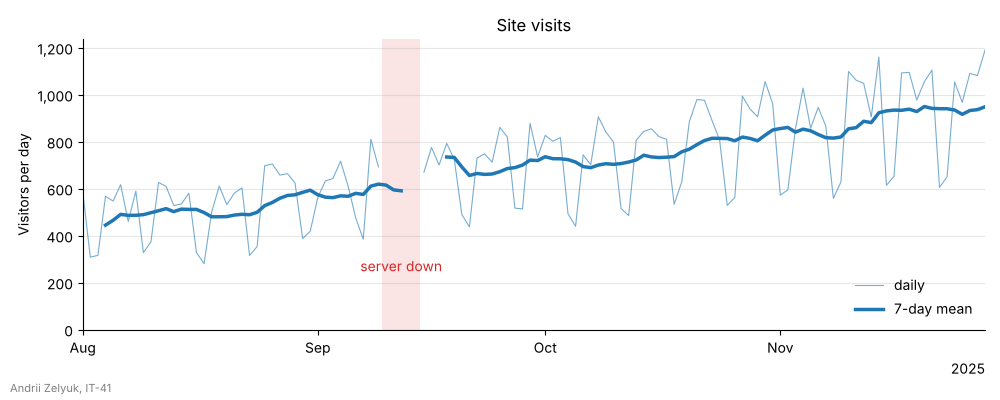

Python code for this plot:
import matplotlib.dates as mdates
import matplotlib.pyplot as plt
import numpy as np
import pandas as pd
from matplotlib.ticker import StrMethodFormatter

STUDENT_NAME = "Andrii Zelyuk"   # ім'я та прізвище транслітерацією
STUDENT_GROUP = "IT-41"   # група

rng = np.random.default_rng(38)
dates = pd.date_range("2025-08-01", periods=120, freq="D")
day = np.arange(120)
visits = 500 + 5 * day + rng.normal(0, 60, size=120)
visits[dates.dayofweek >= 5] *= 0.6

# сервер не працював: дні з індексами 40..44
visits[40:45] = np.nan

daily = pd.Series(visits, index=dates)
# ковзне середнє за 7 днів; NaN не нулі, тож вікно з <4 значень дає розрив
rolling = daily.rolling(7, min_periods=4).mean()

fig, ax = plt.subplots(figsize=(10, 4))
ax.plot(daily.index, daily, color="tab:blue", linewidth=0.8, alpha=0.6, label="daily")
ax.plot(rolling.index, rolling, color="tab:blue", linewidth=2.5, label="7-day mean")

# смуга простою: дні без даних, по півдня з кожного боку
half_day = pd.Timedelta(hours=12)
down = dates[daily.isna().to_numpy()]
down_start, down_end = down[0] - half_day, down[-1] + half_day
ax.axvspan(down_start, down_end, color="tab:red", alpha=0.12, linewidth=0)
ax.text(down_start + (down_end - down_start) / 2, 270, "server down",
        color="tab:red", ha="center", va="center")

locator = mdates.MonthLocator()
ax.xaxis.set_major_locator(locator)
ax.xaxis.set_major_formatter(mdates.ConciseDateFormatter(locator))
ax.yaxis.set_major_formatter(StrMethodFormatter("{x:,.0f}"))

ax.set_xlim(dates[0], dates[-1])
ax.set_ylim(bottom=0)
ax.set_title("Site visits")
ax.set_ylabel("Visitors per day")
ax.grid(axis="y", alpha=0.3)
ax.spines[["top", "right"]].set_visible(False)
ax.legend(loc="lower right", frameon=False)

fig.text(0.01, 0.02, f"{STUDENT_NAME}, {STUDENT_GROUP}", fontsize=8, color="gray")
fig.tight_layout(rect=(0, 0.02, 1, 1))

fig.savefig("task_2.png", dpi=100)
plt.show()
